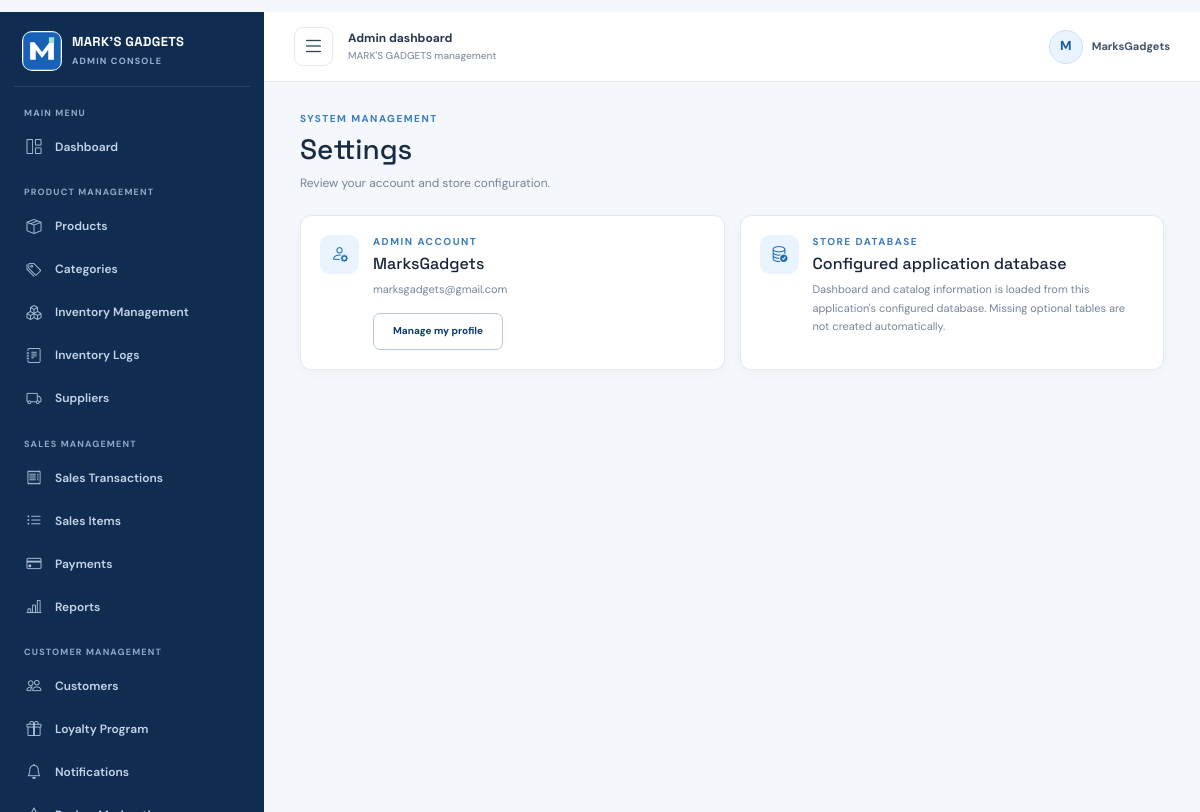
/admin/settings (signed in), run on the app's committed database.
### backend/models.py (models this page shows, shortened)
class TimestampMixin:
    created_at = db.Column(db.DateTime, nullable=False, default=utc_now)
    updated_at = db.Column(db.DateTime, nullable=False, default=utc_now, onupdate=utc_now)

class User(UserMixin, TimestampMixin, db.Model):
    __tablename__ = "users"
    id = db.Column(db.Integer, primary_key=True)
    name = db.Column(db.String(120), nullable=False)
    email = db.Column(db.String(255), nullable=False, unique=True, index=True)
    phone = db.Column(db.String(30), nullable=False)
    password_hash = db.Column(db.String(255), nullable=False)
    role = db.Column(db.String(20), nullable=False, default="customer", index=True)
    orders = db.relationship("Order", back_populates="user", cascade="all, delete-orphan")
    cart_items = db.relationship("CartItem", back_populates="user", cascade="all, delete-orphan")
    reviews = db.relationship("Review", back_populates="user", cascade="all, delete-orphan")
    @property
    def is_admin(self):
        return self.role == "admin"

### backend/admin.py (the view)
@admin.route("/settings")
@admin_required
def settings():
	return render_template("admin/settings.html")

### backend/admin.py (called while the page is built)
def admin_required(view):
	@wraps(view)
	@login_required
	def wrapped(*args, **kwargs):
		if not current_user.is_admin:
			abort(403)
		return view(*args, **kwargs)
	return wrapped

### frontend/templates/admin/settings.html (shortened to what this page needs)
{% extends 'admin/base.html' %}
{% block admin_content %}
<div class="admin-heading"><div><span class="eyebrow">SYSTEM MANAGEMENT</span><h1>Settings</h1><p class="admin-subtitle">Review your account and store configuration.</p></div></div>
<div class="settings-grid">
    <section class="admin-panel settings-card">
        <span class="settings-icon"><i class="bi bi-person-gear" aria-hidden="true"></i></span>
        <div><span class="eyebrow">ADMIN ACCOUNT</span><h2>{{ current_user.name }}</h2><p>{{ current_user.email }}</p><a class="button button-outline" href="{{ url_for('main.profile') }}">Manage my profile</a></div>
    </section>
    <section class="admin-panel settings-card">
        <span class="settings-icon"><i class="bi bi-database-check" aria-hidden="true"></i></span>
        <div><span class="eyebrow">STORE DATABASE</span><h2>Configured application database</h2><p>Dashboard and catalog information is loaded from this application's configured database. Missing optional tables are not created automatically.</p></div>
    </section>
</div>
{% endblock %}

### frontend/templates/admin/base.html (shortened to what this page needs)
{% extends 'base.html' %}
{% block body_class %}admin-layout{% endblock %}
{% block head %}
    <link href="https://cdn.jsdelivr.net/npm/bootstrap-icons@1.11.3/font/bootstrap-icons.min.css" rel="stylesheet">
    <link href="{{ url_for('static', filename='css/admin.css') }}" rel="stylesheet">
{% endblock %}
{% block content %}
<div class="admin-shell" id="adminShell">
    <aside class="admin-sidebar" id="adminSidebar" aria-label="Admin navigation">
        <a class="admin-brand" href="{{ url_for('admin.dashboard') }}">
            <img src="{{ url_for('static', filename='images/logo.svg') }}" alt="">
            <span class="admin-brand-copy"><strong>MARK'S GADGETS</strong><small>ADMIN CONSOLE</small></span>
        </a>
        <nav class="admin-nav" aria-label="Dashboard sections">
            <span class="admin-nav-label">MAIN MENU</span>
            <a class="admin-nav-link {% if request.endpoint == 'admin.dashboard' %}is-active{% endif %}" href="{{ url_for('admin.dashboard') }}" title="Dashboard">
                <i class="bi bi-grid-1x2" aria-hidden="true"></i><span>Dashboard</span>
            </a>
            <span class="admin-nav-label">PRODUCT MANAGEMENT</span>
            <a class="admin-nav-link {% if request.endpoint in ['admin.products', 'admin.product_new', 'admin.product_edit'] %}is-active{% endif %}" href="{{ url_for('admin.products') }}" title="Products">
                <i class="bi bi-box-seam" aria-hidden="true"></i><span>Products</span>
            </a>
            <a class="admin-nav-link {% if request.endpoint == 'admin.categories' %}is-active{% endif %}" href="{{ url_for('admin.categories') }}" title="Categories">
                <i class="bi bi-tags" aria-hidden="true"></i><span>Categories</span>
            </a>
            <a class="admin-nav-link {% if request.endpoint == 'admin.inventory' %}is-active{% endif %}" href="{{ url_for('admin.inventory') }}" title="Inventory Management">
                <i class="bi bi-boxes" aria-hidden="true"></i><span>Inventory Management</span>
            </a>
            <a class="admin-nav-link " href="{{ url_for('admin.data_table', dataset='inventory_logs') }}" title="Inventory Logs">
                <i class="bi bi-journal-text" aria-hidden="true"></i><span>Inventory Logs</span>
            </a>
            <a class="admin-nav-link {% if request.endpoint == 'admin.data_table' and request.view_args.dataset == 'suppliers' %}is-active{% endif %}" href="{{ url_for('admin.data_table', dataset='suppliers') }}" title="Suppliers">
                <i class="bi bi-truck" aria-hidden="true"></i><span>Suppliers</span>
            </a>
            <span class="admin-nav-label">SALES MANAGEMENT</span>
            <a class="admin-nav-link " href="{{ url_for('admin.sales') }}" title="Sales Transactions">
                <i class="bi bi-receipt" aria-hidden="true"></i><span>Sales Transactions</span>
            </a>
            <a class="admin-nav-link {% if request.endpoint == 'admin.data_table' and request.view_args.dataset == 'sale_items' %}is-active{% endif %}" href="{{ url_for('admin.data_table', dataset='sale_items') }}" title="Sales Items">
                <i class="bi bi-list-ul" aria-hidden="true"></i><span>Sales Items</span>
            </a>
            <a class="admin-nav-link {% if request.endpoint == 'admin.data_table' and request.view_args.dataset == 'payments' %}is-active{% endif %}" href="{{ url_for('admin.data_table', dataset='payments') }}" title="Payments">
                <i class="bi bi-credit-card" aria-hidden="true"></i><span>Payments</span>
            </a>
            <a class="admin-nav-link " href="{{ url_for('admin.reports') }}" title="Reports">
                <i class="bi bi-bar-chart-line" aria-hidden="true"></i><span>Reports</span>
            </a>
            <span class="admin-nav-label">CUSTOMER MANAGEMENT</span>
            <a class="admin-nav-link {% if request.endpoint == 'admin.customers' %}is-active{% endif %}" href="{{ url_for('admin.customers') }}" title="Customers">
                <i class="bi bi-people" aria-hidden="true"></i><span>Customers</span>
            </a>
            <a class="admin-nav-link {% if request.endpoint == 'admin.data_table' and request.view_args.dataset == 'loyalty' %}is-active{% endif %}" href="{{ url_for('admin.data_table', dataset='loyalty') }}" title="Loyalty Program">
                <i class="bi bi-gift" aria-hidden="true"></i><span>Loyalty Program</span>
            </a>
            <a class="admin-nav-link " href="{{ url_for('admin.data_table', dataset='notifications') }}" title="Notifications">
                <i class="bi bi-bell" aria-hidden="true"></i><span>Notifications</span>
            </a>
            <a class="admin-nav-link {% if request.endpoint in ['admin.reviews', 'admin.review_moderate'] %}is-active{% endif %}" href="{{ url_for('admin.reviews') }}" title="Review Moderation">
                <i class="bi bi-star" aria-hidden="true"></i><span>Review Moderation</span>
            </a>
        </nav>
    </aside>
    <div class="admin-main">
        <header class="admin-topbar">
            <button class="admin-menu-toggle" id="adminMenuToggle" type="button" aria-label="Toggle sidebar" aria-controls="adminSidebar" aria-expanded="true">
                <i class="bi bi-list" aria-hidden="true"></i>
            </button>
            <div class="admin-topbar-title"><span>Admin dashboard</span><small>MARK'S GADGETS management</small></div>
            <div class="admin-user-chip"><span class="admin-user-avatar">{{ current_user.name[:1]|upper }}</span><span>{{ current_user.name }}</span></div>
        </header>
        <div class="admin-content">{% block admin_content %}{% endblock %}</div>
    </div>
</div>
{% endblock %}

### frontend/static/css/style.css (style rules this page uses)
:root { --ink: #17243a; --muted: #64748b; --navy: #0d3972; --blue: #1762b7; --blue-bright: #2781db; --sky: #e7f2ff; --line: #dce5ef; --paper: #fff; --wash: #f5f8fc; --mint: #c9efdf; --font-body: "DM Sans", "Segoe UI", sans-serif; --font-display: "Space Grotesk", "Trebuchet MS", sans-serif; }
* { box-sizing: border-box; }
body { margin: 0; color: var(--ink); background: var(--paper); font-family: var(--font-body); font-size: 15px; line-height: 1.6; }
a { color: inherit; text-decoration: none; }
img { display: block; max-width: 100%; }
button, input, select, textarea { font: inherit; }
h1, h2, h3, p { margin-top: 0; }
h1, h2, h3, .brand-copy strong { font-family: var(--font-display); letter-spacing: 0; }
.button { min-height: 46px; display: inline-flex; justify-content: center; align-items: center; gap: 12px; padding: 0 19px; border: 1px solid transparent; border-radius: 4px; font-size: 13px; font-weight: 700; transition: background .18s ease, transform .18s ease, border-color .18s ease; cursor: pointer; }
.button-outline { border-color: #b7c8dc; color: var(--navy); background: transparent; }
.eyebrow { display: block; margin-bottom: 11px; color: #397cbd; font-size: 10px; font-weight: 700; letter-spacing: .15em; line-height: 1.4; }

### data on the page
User: name "M", name "MarksGadgets", email "marksgadgets@gmail.com"
